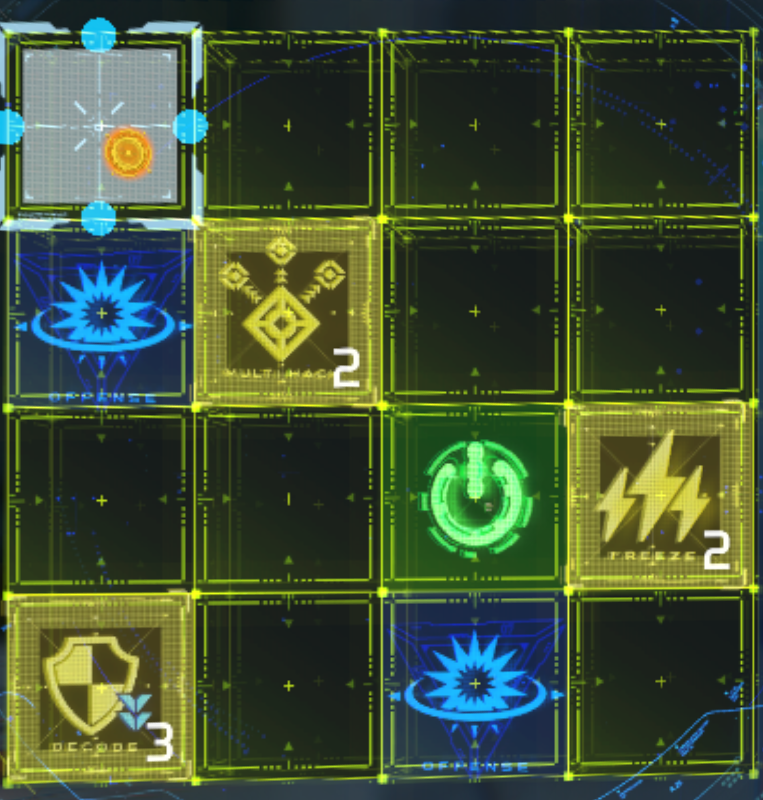
#> input picture panel_detector/raw/s01_0045_panel.png, 763 x 800 px; its folder holds only this picture in this run
$ python validate_dest_gate.py
#> lines starting #> are read from the running program, lines starting #| are printed output that depends on the picture; after the words box and inside, x2 and y2 are one past the last pixel; in counts of white or black regions, pixels touching at a corner belong together
#> in main, bgr is the input picture: shape (800, 763, 3); mean B, G, R 53.2, 80.7, 63.9
### panel_detector/scripts/dest_detector.py
"""Destination-cell detector for warped Cyberpunk hack panels.

Strategy (no ML): the destination cell is the only saturated-green object
in a warped panel. We isolate it with a fixed-color mask, take the largest
connected component, and reject anything that doesn't look like a fully-
loaded square icon.

Public API:
    detect_green_dest(bgr) -> dict | None
    infer_grid_from_dest(bgr) -> dict | None
"""

from __future__ import annotations
import cv2
import numpy as np

# --- Game-art constants -----------------------------------------------------
# In the warped panel, the destination icon is centered inside its cell with
# ~19% padding on each side, so icon_size / cell_size ≈ 0.62.
ICON_TO_CELL = 0.62

# --- "Fully-loaded" gate thresholds ----------------------------------------
# Tuned empirically on the s01 dataset (40 baseline + 219 new = 259 frames).
# Note: we deliberately do NOT bound the icon aspect ratio. Rectangular
# panels (e.g. 8x5) have cells with aspect ~1.6, and the icon inherits the
# cell aspect, so the icon bbox is naturally non-square. Mid-animation
# fragments are filtered instead by the grid-count bound (a partial icon
# yields a tiny bbox and therefore an implausibly large inferred grid).
MIN_AREA = 150           # px after morph close
MIN_SOLIDITY = 0.40      # area / (w*h). Filters thin/wispy mid-animation
                         # blobs and partly-rendered ring icons. Borderline
                         # cases should be retried on the next frame.
GRID_MIN = 3             # plausible R, C
GRID_MAX = 10


def _green_mask(bgr: np.ndarray) -> np.ndarray:
    """Binary mask of saturated-green pixels (destination icon color)."""
    b, g, r = cv2.split(bgr)
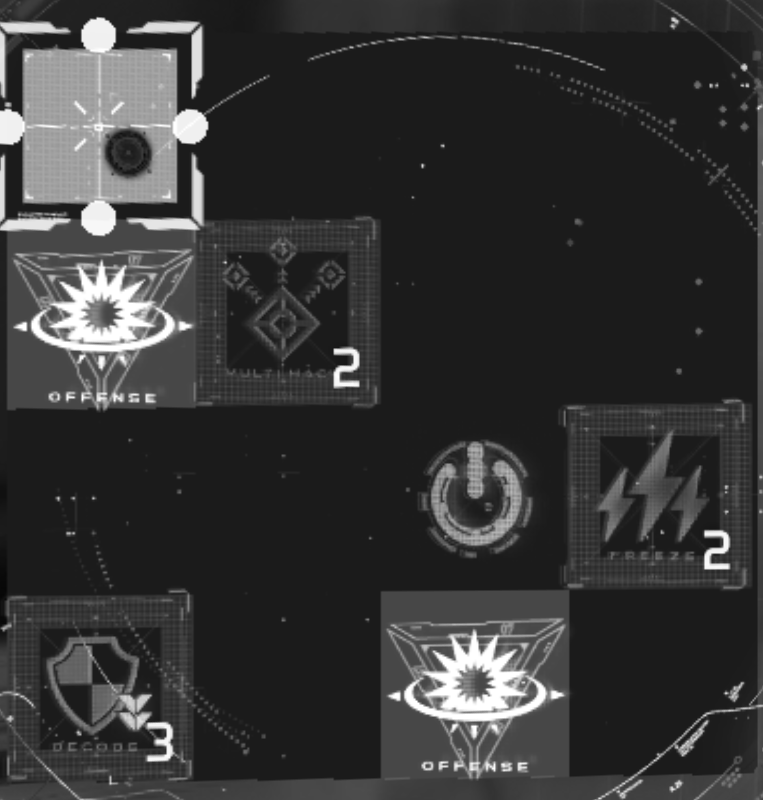
#> b: shape (800, 763); min 7, max 255, mean 53.2
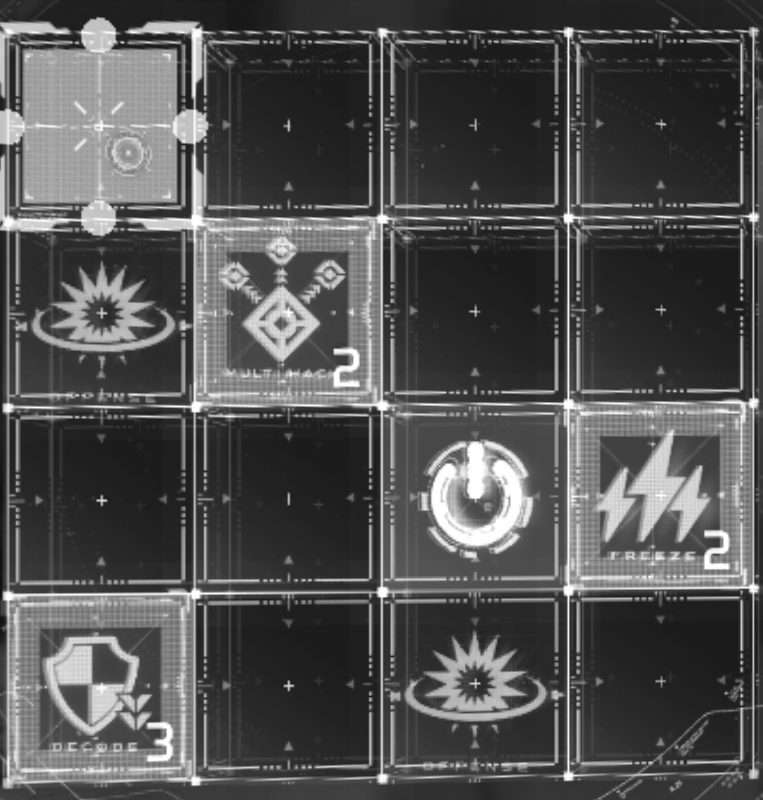
#> g: shape (800, 763); min 16, max 255, mean 80.7
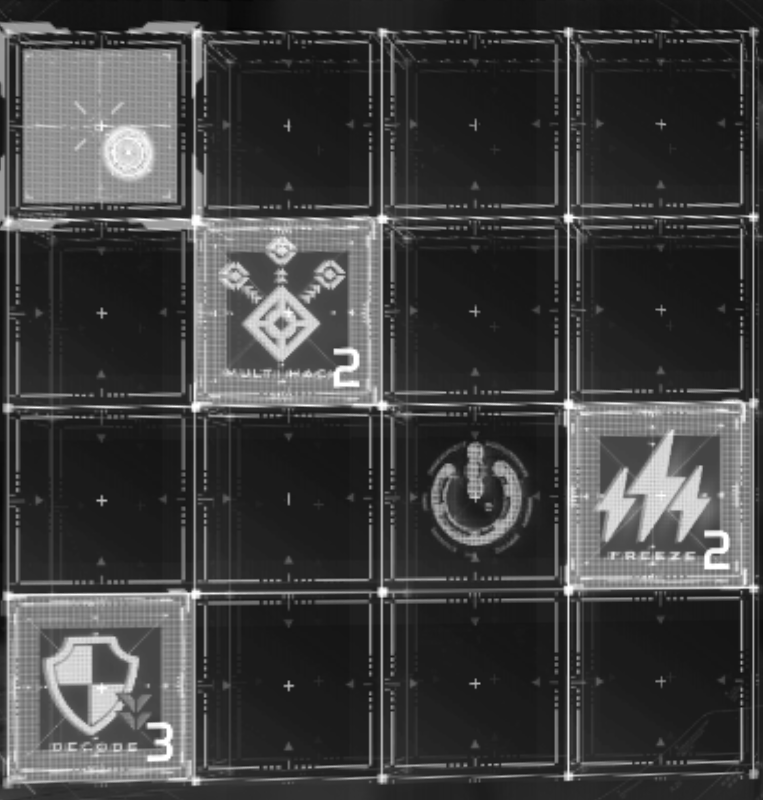
#> r: shape (800, 763); min 7, max 255, mean 63.9
    gi = g.astype(np.int16)
    green = ((gi - r.astype(np.int16)) > 30) & \
            ((gi - b.astype(np.int16)) > 30) & \
            (g > 120)
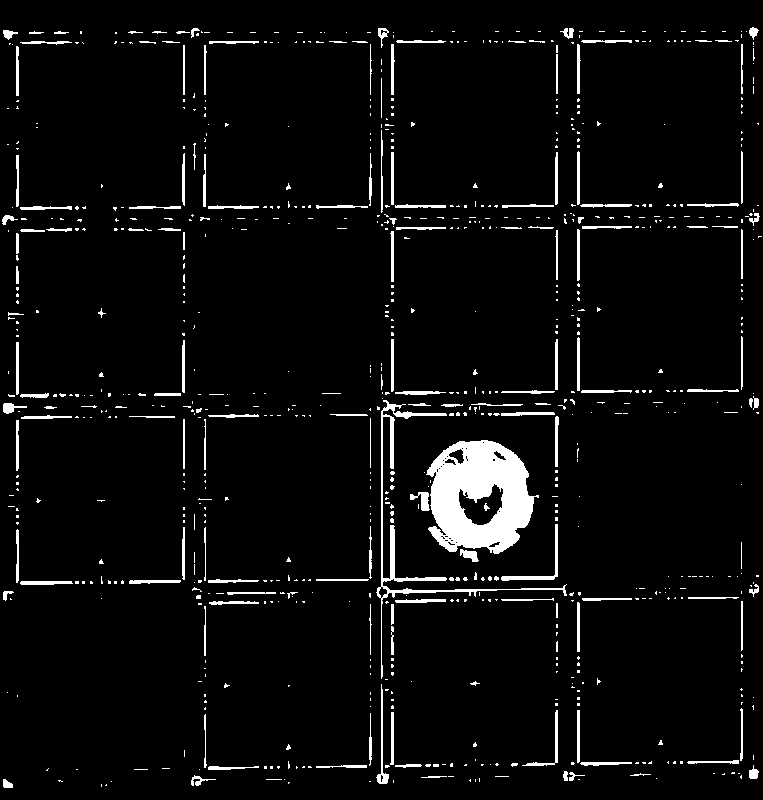
#> green: shape (800, 763) bool; 4.7% white; 817 white regions (658 under 20 px), largest, box (x1, y1, x2, y2) and area: (426, 440, 539, 554) 8240, (376, 400, 567, 679) 2007, (501, 524, 558, 581) 381
    m = (green.astype(np.uint8)) * 255
    return cv2.morphologyEx(m, cv2.MORPH_CLOSE, np.ones((5, 5), np.uint8))
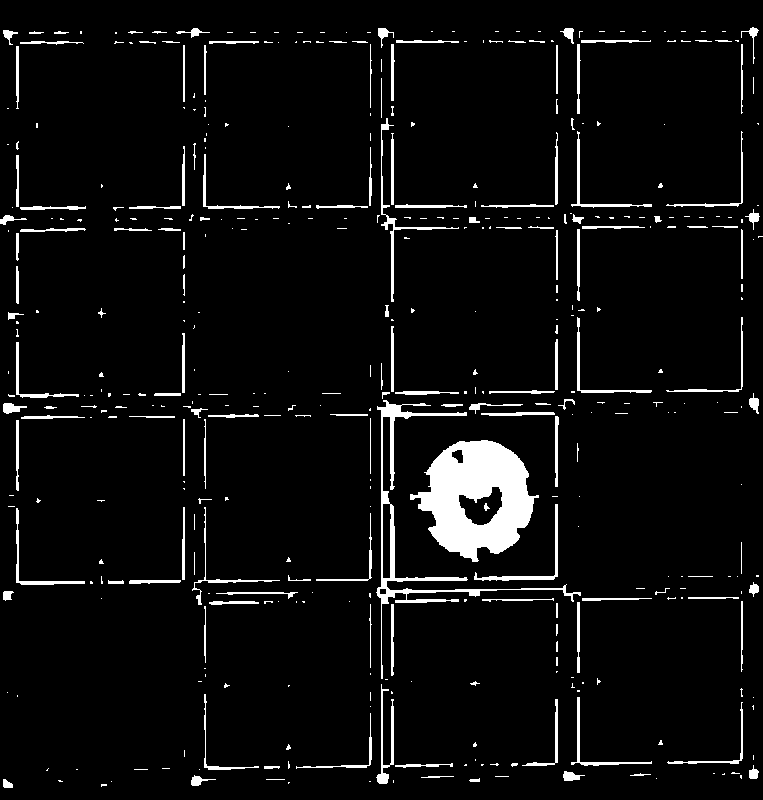
#> returned value: shape (800, 763); 5.2% white; 431 white regions (276 under 20 px), largest, box (x1, y1, x2, y2) and area: (410, 440, 539, 562) 9012, (376, 400, 581, 679) 2911, (381, 118, 459, 302) 679


def detect_green_dest(bgr: np.ndarray) -> dict | None:
    """Find the destination-cell green icon in a warped panel.

    We enumerate green connected components and pick the largest one that
    passes the "fully-loaded" gate (area + solidity). Picking the
    overall-largest blob is wrong on big panels: scanline / glitch effects
    can connect dozens of small green pixels into a tall, low-solidity
    column whose area dwarfs the real icon. Falling back to the largest
    blob (with `ready=False`) is preserved so callers can still inspect
    why nothing passed.
    """
    m = _green_mask(bgr)
    n, _, stats, _ = cv2.connectedComponentsWithStats(m, connectivity=8)
#> n = 432; stats = 432 rows, first 6: [0, 0, 763, 800, 578455], [741, 27, 18, 37, 114], [176, 28, 34, 10, 105], [378, 28, 16, 20, 115], [560, 28, 14, 16, 109], [3, 30, 15, 15, 92]
    if n <= 1:
        return None

    def _stats(i):
        x = int(stats[i, cv2.CC_STAT_LEFT])
        y = int(stats[i, cv2.CC_STAT_TOP])
        w = int(stats[i, cv2.CC_STAT_WIDTH])
        h = int(stats[i, cv2.CC_STAT_HEIGHT])
        a = int(stats[i, cv2.CC_STAT_AREA])
        return x, y, w, h, a

    # First pass: only blobs that pass the gate.
    qualified = []
    for i in range(1, n):
        x, y, w, h, a = _stats(i)
        sol = a / max(w * h, 1)
        if a >= MIN_AREA and sol >= MIN_SOLIDITY:
            qualified.append((a, i, x, y, w, h, sol))
#> this loop made 431 passes
#> (x, y, w, h, a, sol) on passes 1 to 3: (741, 27, 18, 37, 114, 0.171), (176, 28, 34, 10, 105, 0.309), (378, 28, 16, 20, 115, 0.359)

    if qualified:
        qualified.sort(reverse=True)
        a, _, x, y, w, h, sol = qualified[0]
        return dict(bbox=(x, y, w, h), area=a,
                    aspect=w / max(h, 1), solidity=sol, ready=True)

    # Fallback: report the largest blob with ready=False (legacy behavior).
    best = max(range(1, n), key=lambda i: stats[i, cv2.CC_STAT_AREA])
    x, y, w, h, a = _stats(best)
    sol = a / max(w * h, 1)
    return dict(bbox=(x, y, w, h), area=a,
                aspect=w / max(h, 1), solidity=sol, ready=False)


def infer_grid_from_dest(bgr: np.ndarray) -> dict | None:
    """Infer (n_rows, n_cols) and locate the destination cell.

    Returns None when no green blob exists, the icon fails the fully-loaded
    gate, or the inferred grid count is outside [GRID_MIN, GRID_MAX].
    """
    H, W = bgr.shape[:2]
    d = detect_green_dest(bgr)
    if d is None or not d['ready']:
        return None
    x, y, w, h = d['bbox']
    cw = w / ICON_TO_CELL
    ch = h / ICON_TO_CELL
    n_cols = int(round(W / cw))
    n_rows = int(round(H / ch))
    if not (GRID_MIN <= n_rows <= GRID_MAX and GRID_MIN <= n_cols <= GRID_MAX):
        return None
    # Snap a clean cell size from the round counts (more stable than raw cw/ch)
    cell_w = W / n_cols
    cell_h = H / n_rows
    icon_cx = x + w / 2
    icon_cy = y + h / 2
    dest_col = int(icon_cx // cell_w)
    dest_row = int(icon_cy // cell_h)
    dest_col = max(0, min(n_cols - 1, dest_col))
    dest_row = max(0, min(n_rows - 1, dest_row))
    return dict(
        n_rows=n_rows, n_cols=n_cols,
        dest_row=dest_row, dest_col=dest_col,
        cell_w=cell_w, cell_h=cell_h,
        icon_bbox=(x, y, w, h),
        icon_aspect=d['aspect'], icon_solidity=d['solidity'],
        icon_area=d['area'],
    )

### panel_detector/scripts/validate_dest_gate.py
"""Validate dest_detector gate on the s01 warped-panel dataset.

Buckets each frame as:
  ready    - passes fully-loaded gate, plausible grid
  rejected - has a green blob but fails gate (mid-animation, bogus YOLO, ...)
  nodet    - no green blob at all (likely bogus YOLO panel)

Renders rejected/nodet frames to runs/dest_gate/{rejected,nodet}/<fid>.png so
the user can verify the gate isn't kicking out real panels.
"""
from pathlib import Path
import json
import sys
import cv2
import numpy as np

ROOT = Path(__file__).resolve().parents[1]
sys.path.insert(0, str(ROOT / 'scripts'))
from dest_detector import detect_green_dest, infer_grid_from_dest, _green_mask  # noqa: E402

RAW = ROOT / 'raw'
OUT = ROOT / 'runs' / 'dest_gate'
(OUT / 'rejected').mkdir(parents=True, exist_ok=True)
(OUT / 'nodet').mkdir(parents=True, exist_ok=True)


def render(bgr, info, label):
    H, W = bgr.shape[:2]
    mask = cv2.cvtColor(_green_mask(bgr), cv2.COLOR_GRAY2BGR)
    overlay = bgr.copy()
    if info is not None:
        x, y, w, h = info['bbox']
        cv2.rectangle(overlay, (x, y), (x + w, y + h), (0, 255, 255), 2)
        txt = (f"a={info['area']} ar={info['aspect']:.2f} "
               f"sol={info['solidity']:.2f} ready={info['ready']}")
        cv2.putText(overlay, txt, (5, 18), cv2.FONT_HERSHEY_SIMPLEX,
                    0.5, (0, 255, 255), 1, cv2.LINE_AA)
    sheet = np.hstack([bgr, mask, overlay])
    cv2.putText(sheet, label, (5, H - 8), cv2.FONT_HERSHEY_SIMPLEX,
                0.6, (255, 255, 255), 2, cv2.LINE_AA)
    return sheet


def main():
    files = sorted(RAW.glob('s01_*_panel.png'))
    summary = {'ready': [], 'rejected': [], 'nodet': []}
    grid_hist = {}
    results = {}
    for f in files:
        fid = f.stem
        bgr = cv2.imread(str(f))
        if bgr is None:
            continue
        d = detect_green_dest(bgr)
        g = infer_grid_from_dest(bgr) if d is not None else None
        if d is None:
            summary['nodet'].append(fid)
            cv2.imwrite(str(OUT / 'nodet' / f'{fid}.png'),
                        render(bgr, None, f'{fid}  NODET'))
            results[fid] = {'bucket': 'nodet'}
        elif g is None:
            summary['rejected'].append(fid)
            cv2.imwrite(str(OUT / 'rejected' / f'{fid}.png'),
                        render(bgr, d, f'{fid}  REJECTED'))
            results[fid] = {'bucket': 'rejected', **d, 'bbox': list(d['bbox'])}
        else:
            summary['ready'].append(fid)
            key = f"{g['n_rows']}x{g['n_cols']}"
            grid_hist[key] = grid_hist.get(key, 0) + 1
            results[fid] = {'bucket': 'ready',
                            **{k: (list(v) if isinstance(v, tuple) else v)
                               for k, v in g.items()}}

    n = len(files)
    print(f'total={n}')
    print(f'  ready    = {len(summary["ready"]):3d}  ({len(summary["ready"])/n:.1%})')
    print(f'  rejected = {len(summary["rejected"]):3d}  ({len(summary["rejected"])/n:.1%})')
    print(f'  nodet    = {len(summary["nodet"]):3d}  ({len(summary["nodet"])/n:.1%})')
    print('\ninferred grid histogram (ready bucket):')
    for k, c in sorted(grid_hist.items(), key=lambda x: -x[1]):
        print(f'  {k}: {c}')
#> this loop made 1 pass
#> (k, c) on pass 1: ('4x4', 1)
#|   4x4: 1
    if summary['rejected']:
        print('\nrejected frames:')
        for fid in summary['rejected']:
            r = results[fid]
            print(f'  {fid}: bbox={r["bbox"]} '
                  f'aspect={r["aspect"]:.2f} sol={r["solidity"]:.2f} '
                  f'area={r["area"]}')
    if summary['nodet']:
        print('\nnodet frames:', summary['nodet'])

    with open(OUT / 'results.json', 'w') as fp:
        json.dump({'summary': {k: v for k, v in summary.items()},
                   'grid_hist': grid_hist,
                   'frames': results}, fp, indent=2)
    print(f'\nwrote {OUT/"results.json"}')
    print(f'rejected sheets -> {OUT/"rejected"}')
    print(f'nodet sheets    -> {OUT/"nodet"}')


if __name__ == '__main__':
    main()
